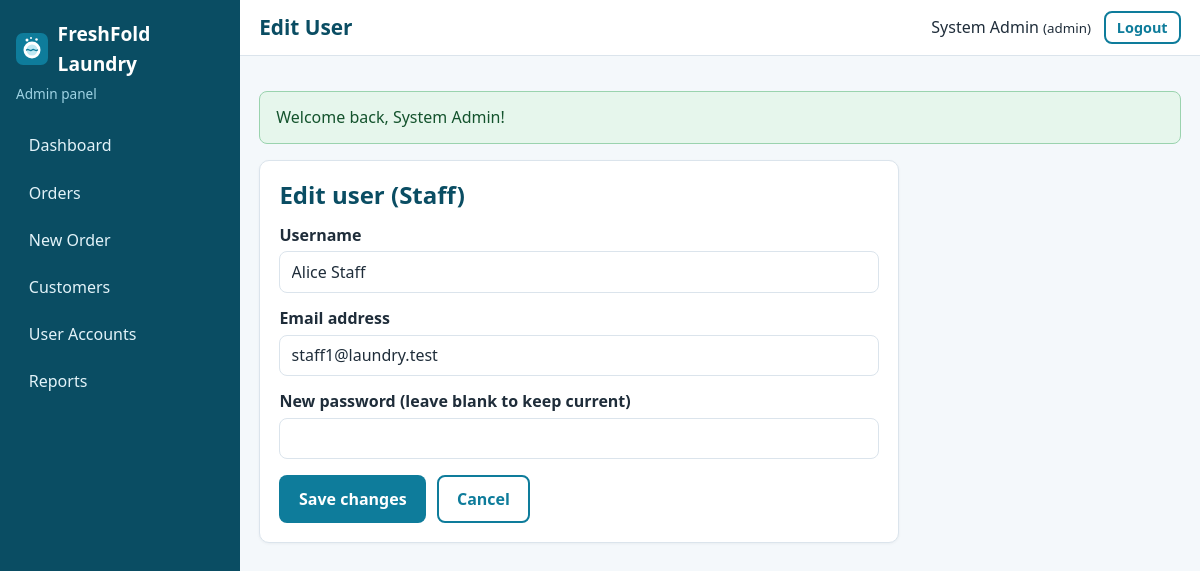
The app's page /admin/user-form.php?id=2 (signed in) with its own data.
### tables this page shows
CREATE TABLE users (
    user_id       INT AUTO_INCREMENT PRIMARY KEY,
    username      VARCHAR(100) NOT NULL,
    email         VARCHAR(150) NOT NULL UNIQUE,
    password_hash VARCHAR(255) NOT NULL,               
    role          ENUM('admin','staff','customer') NOT NULL,
    created_at    TIMESTAMP DEFAULT CURRENT_TIMESTAMP
);

### app/controllers/UserController.php (called while the page is built, shortened)
<?php
class UserController
{
    public function adminForm(): void
    {
        requireRole(['admin']);
        $id   = (int) ($_GET['id'] ?? 0);
        $edit = null;
        if ($id > 0) {
            $edit = User::findById($id);
        }
        $errors = [];
        $old    = $edit ?: ['username' => '', 'email' => ''];
        render('admin/user_form', [
            'title'  => $edit ? 'Edit User' : 'Register Staff',
            'edit'   => $edit,
            'errors' => $errors,
            'old'    => $old,
        ]);
    }
}

### public/admin/user-form.php (called while the page is built, shortened)
<?php
(new UserController())->adminForm();

### app/helpers/auth.php (called while the page is built, shortened)
<?php
function isLoggedIn(): bool
{
    return !empty($_SESSION['user_id']);
}
function currentUser(): ?array
{
    return [
        'user_id'  => (int) $_SESSION['user_id'],
        'username' => $_SESSION['username'] ?? '',
        'email'    => $_SESSION['email'] ?? '',
        'role'     => $_SESSION['role'] ?? '',
    ];
}
function requireLogin(): array
{
    $user = User::findById((int) $_SESSION['user_id']);
    return $user;
}
function requireRole(array $roles): array
{
    $user = requireLogin();
    return $user;
}

### app/config/database.php (called while the page is built, shortened)
<?php
function getDbConfig(): array
{
    $config = [
        'host'    => '127.0.0.1',
        'port'    => '3306',
        'name'    => 'online_laundry_db',
        'user'    => 'root',
        'pass'    => '',
        'charset' => 'utf8mb4',
    ];
    return $config;
}
function getConnection(): PDO
{
    static $pdo = null;
    if ($pdo instanceof PDO) {
        return $pdo;
    }
    $c   = getDbConfig();
    $dsn = "mysql:host={$c['host']};port={$c['port']};dbname={$c['name']};charset={$c['charset']}";
    try {
        $pdo = new PDO($dsn, $c['user'], $c['pass'], [
            PDO::ATTR_ERRMODE            => PDO::ERRMODE_EXCEPTION,
            PDO::ATTR_DEFAULT_FETCH_MODE => PDO::FETCH_ASSOC,
            PDO::ATTR_EMULATE_PREPARES   => false,
        ]);
    } catch (PDOException $e) {
        error_log('Database connection failed: ' . $e->getMessage());
        http_response_code(500);
        exit('Service temporarily unavailable. Please try again later.');
    }
    return $pdo;
}

### app/models/User.php (called while the page is built, shortened)
<?php
class User
{
    public static function findById(int $id)
    {
        $stmt = getConnection()->prepare(
            'SELECT user_id, username, email, role, created_at FROM users WHERE user_id = :id LIMIT 1'
        );
        $stmt->execute([':id' => $id]);
        return $stmt->fetch();
    }
}

### app/views/admin/user_form.php (the view, shortened to what this page needs)
<section class="card narrow-card">
    <h2><?= $edit ? 'Edit user (' . e(ucfirst($edit['role'])) . ')' : 'Register a staff account' ?></h2>
    <form method="post" data-validate>
        <label for="username">Username</label>
        <input type="text" id="username" name="username" value="<?= val($old, 'username') ?>" required minlength="3" maxlength="100" pattern="[A-Za-z0-9 _.\-]{3,100}" title="Letters, numbers, spaces and . _ -">
        <label for="email">Email address</label>
        <input type="email" id="email" name="email" value="<?= val($old, 'email') ?>" required maxlength="150">
        <label for="password"><?= $edit ? 'New password (leave blank to keep current)' : 'Password' ?></label>
        <input type="password" id="password" name="password" minlength="8" <?= $edit ? '' : 'required' ?> autocomplete="new-password">
        <div class="btn-row">
            <button type="submit" class="btn btn-primary"><?= $edit ? 'Save changes' : 'Create staff account' ?></button>
            <a class="btn btn-outline" href="<?= e(url('admin/users.php')) ?>">Cancel</a>
        </div>
    </form>
</section>

### app/views/layouts/dashboard_header.php (shortened to what this page needs)
<?php
$user   = currentUser();
$role   = $user['role'];
$script = $_SERVER['SCRIPT_NAME'];
$menus = [
    'admin' => [
        ['admin/index.php', 'Dashboard'], ['admin/orders.php', 'Orders'], ['admin/order-form.php', 'New Order'],
        ['admin/customers.php', 'Customers'], ['admin/users.php', 'User Accounts'], ['admin/reports.php', 'Reports'],
    ],
    'staff' => [
        ['staff/index.php', 'Dashboard'], ['staff/orders.php', 'Assigned Orders'], ['staff/history.php', 'Order History'],
    ],
    'customer' => [
        ['customer/index.php', 'Dashboard'], ['customer/new-order.php', 'Schedule Pickup'], ['customer/orders.php', 'My Orders'],
        ['customer/items.php', 'Items & Prices'], ['customer/profile.php', 'My Profile'],
    ],
];
?>
<!DOCTYPE html>
<html lang="en">
<head>
    <link rel="stylesheet" href="<?= e(url('assets/css/style.css')) ?>">
</head>
<body class="dashboard">
<aside class="sidebar" id="sidebar">
    <a class="brand" href="<?= e(url('index.php')) ?>">
        <img src="<?= e(url('assets/images/logo.svg')) ?>" alt="" width="32" height="32">
        <span><?= e(APP_NAME) ?></span>
    </a>
    <p class="role-tag"><?= e(ucfirst($role)) ?> panel</p>
    <nav>
        <?php foreach ($menus[$role] as $item): ?>
            <a href="<?= e(url($item[0])) ?>" class="<?= substr($script, -strlen($item[0])) === $item[0] ? 'active' : '' ?>"><?= e($item[1]) ?></a>
        <?php endforeach; ?>
    </nav>
</aside>
<div class="dash-main">
    <header class="topbar">
        <h1><?= e($pageTitle) ?></h1>
        <div class="topbar-user">
            <span><?= e($user['username']) ?> <small>(<?= e($role) ?>)</small></span>
            <form method="post" action="<?= e(url('logout.php')) ?>">
                <button type="submit" class="btn btn-outline btn-small">Logout</button>
            </form>
        </div>
    </header>
    <main class="content">
        <?= renderFlash() ?>

### public/assets/css/style.css (style rules this page uses)
:root { --primary: #0e7c9b; --primary-dark: #0a4d63; --accent: #f59e0b; --bg: #f4f8fb; --card: #ffffff; --text: #1f2d3a; --muted: #64748b; --border: #dbe4ec; --danger: #c62828; --success: #1b7f3b; --radius: 10px; }
* { box-sizing: border-box; }
html { scroll-behavior: smooth; }
body { margin: 0; font-family: "Segoe UI", Roboto, Arial, sans-serif; color: var(--text); background: var(--bg); line-height: 1.55; }
img { max-width: 100%; height: auto; }
a { color: var(--primary); }
h1, h2, h3 { line-height: 1.25; margin: 0 0 .6rem; color: var(--primary-dark); }
p { margin: 0 0 1rem; }
.btn { display: inline-block; padding: .6rem 1.1rem; border-radius: 8px; border: 2px solid transparent; font-size: 1rem; font-weight: 600; text-decoration: none; cursor: pointer; text-align: center; font-family: inherit; }
.btn-primary { background: var(--primary); color: #fff; }
.btn-outline { background: transparent; border-color: var(--primary); color: var(--primary); }
.btn-small { padding: .3rem .7rem; font-size: .9rem; }
.btn-row { display: flex; gap: .7rem; flex-wrap: wrap; margin-top: 1rem; }
label { display: block; margin: .8rem 0 .25rem; font-weight: 600; }
input, select, textarea { width: 100%; padding: .55rem .7rem; border: 1px solid var(--border); border-radius: 8px; font-size: 1rem; font-family: inherit; background: #fff; color: var(--text); }
.card { background: var(--card); border: 1px solid var(--border); border-radius: var(--radius); padding: 1.2rem; margin-bottom: 1.2rem; box-shadow: 0 1px 3px rgba(15, 40, 60, .05); }
.narrow-card { max-width: 640px; }
.brand { display: flex; align-items: center; gap: .6rem; font-weight: 700; font-size: 1.2rem; color: var(--primary-dark); text-decoration: none; }
body.dashboard { display: flex; min-height: 100vh; }
.sidebar { width: 240px; background: var(--primary-dark); color: #fff; padding: 1.2rem 1rem; flex-shrink: 0; position: sticky; top: 0; height: 100vh; overflow-y: auto; }
.sidebar .brand { color: #fff; margin-bottom: .3rem; }
.role-tag { color: #9fd3e4; font-size: .85rem; margin-bottom: 1.2rem; }
.sidebar nav a { display: block; padding: .6rem .8rem; color: #e3f3f9; text-decoration: none; border-radius: 8px; margin-bottom: .2rem; }
.dash-main { flex: 1; min-width: 0; }
.topbar { display: flex; align-items: center; gap: 1rem; background: #fff; border-bottom: 1px solid var(--border); padding: .7rem 1.2rem; }
.topbar h1 { margin: 0; font-size: 1.3rem; flex: 1; }
.topbar-user { display: flex; align-items: center; gap: .8rem; }
.topbar-user form { margin: 0; }
.content { padding: 1.2rem; max-width: 1200px; }

### records on screen
users: role "Admin", username "System Admin", role "admin"
users: role "Staff", username "Alice Staff", email "staff1@laundry.test"

### other values on screen
APP_NAME "FreshFold Laundry"
$item[1] "Dashboard"
$item[1] "Orders"
$item[1] "New Order"
$item[1] "Customers"
$item[1] "User Accounts"
$item[1] "Reports"
$pageTitle "Edit User"
$f['message'] "Welcome back, System Admin!"
